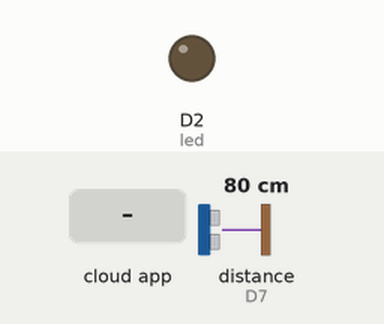
Simulated run of this sketch. Board: ESP8266 (NodeMCU). Parts: output pins drawn as LEDs (lit = HIGH). Wiring (inferred from the names in the program): ultrasonic range finder: trigger D8; echo D7. The test bench sets the inputs (shaded band); at power-on: distance to the obstacle (sensor on D7) 80 cm. The echo pulse lasts 58.3 µs per cm; WiFi joins after 1.5 s; servers stay silent unless stated; the Firebase database answers and starts empty; pins used as bus, display or sensor lines are not drawn; what the sketch prints to the serial monitor is not drawn.

Above: at 2.7 s.
2.8 s: the phone or cloud app sets led to 1
At 5.1 s:
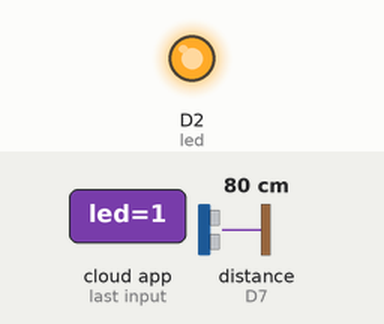
5.6 s: the phone or cloud app sets led to 0
At 7.1 s:
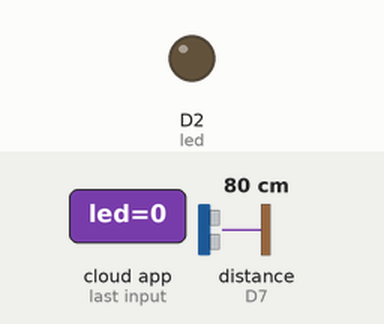
Timing chart, 0 to 8.6 s (numbered marks = the images above; inputs shaded):
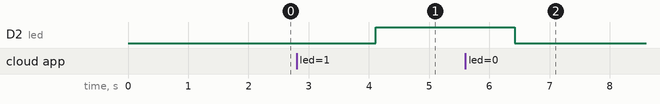

The sketch:

sketch_may13a_temi_communication.ino
```cpp
// (licence header left out)
// FirebaseDemo_ESP8266 is a sample that demo the different functions
// of the FirebaseArduino API.

#include <ESP8266WiFi.h>
#include <FirebaseArduino.h>

// Set these to run example.
#define FIREBASE_HOST "temicommunication-c3fa0-default-rtdb.firebaseio.com"
#define FIREBASE_AUTH "71krKaDjzcMOUyjD6bwN2mgg68LloRwYurm1EC1i"
#define WIFI_SSID "이석민의 iPhone"
#define WIFI_PASSWORD "qazplm12345"

// Set parameters for ultrasound sensor
int trig = D8;
int echo = D7;
float duration = 0;
float distance = 0;

int led = D2;
int n = 0;

void setup() {
  Serial.begin(115200);

  // connect to wifi.
  WiFi.begin(WIFI_SSID, WIFI_PASSWORD);
  Serial.print("connecting");
  while (WiFi.status() != WL_CONNECTED) {
    Serial.print(".");
    delay(500);
  }
  Serial.println();
  Serial.print("connected: ");
  Serial.println(WiFi.localIP());

  Firebase.begin(FIREBASE_HOST, FIREBASE_AUTH);
  // Set pinMode
  pinMode(trig, OUTPUT);
  pinMode(echo, INPUT);
  pinMode(led, OUTPUT);
}

void loop() {
  digitalWrite(trig, HIGH);
  delayMicroseconds(10);
  digitalWrite(trig, LOW);
  duration = pulseIn (echo, HIGH);
  distance = ((float)(340*duration)/10000)/2;

  Serial.print(distance);
  Serial.println("cm");
  // write data
  Firebase.setFloat("number/distance", distance); //nested child path
  // handle error
  if (Firebase.failed()) {
      Serial.print("setting /number failed:");
      Serial.println(Firebase.error());
      return;
  }
  // read data
  if(Firebase.getBool("led")){
    digitalWrite(led, HIGH);
  } else {
    digitalWrite(led, LOW);
  }
  delay(2000);
}
```

Measured:
- after the input at 2.8 s, D2 (led): LOW → HIGH after 1.3 s
- after the input at 5.6 s, D2 (led): HIGH → LOW after 0.82 s
